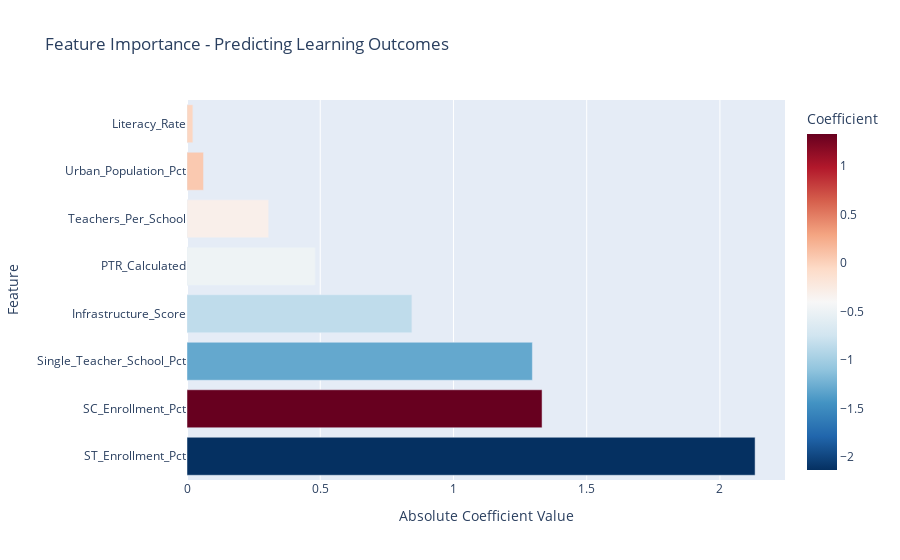

The notebook cell this image was saved under:
### Code cell
# Regression Analysis
def regression_analysis(df):
    """Multiple regression: Predict learning outcomes from teacher metrics"""
    logger.info("Performing regression analysis...")
    
    predictors = [
        'PTR_Calculated', 'Teachers_Per_School', 'Single_Teacher_School_Pct',
        'Infrastructure_Score', 'Literacy_Rate', 'Urban_Population_Pct',
        'SC_Enrollment_Pct', 'ST_Enrollment_Pct'
    ]
    
    target = 'Overall_Average'
    
    # Remove NaN
    model_data = df[predictors + [target]].dropna()
    
    X = model_data[predictors]
    y = model_data[target]
    
    # Fit model
    model = LinearRegression()
    model.fit(X, y)
    
    # Predictions
    y_pred = model.predict(X)
    
    # Metrics
    r2 = r2_score(y, y_pred)
    rmse = np.sqrt(mean_squared_error(y, y_pred))
    
    # Feature importance
    feature_importance = pd.DataFrame({
        'Feature': predictors,
        'Coefficient': model.coef_,
        'Abs_Coefficient': np.abs(model.coef_)
    }).sort_values('Abs_Coefficient', ascending=False)
    
    print(f"\n📊 Regression Model Performance:")
    print(f"  R² Score: {r2:.4f}")
    print(f"  RMSE: {rmse:.4f}")
    print(f"\n📊 Top Feature Importances:")
    print(feature_importance.head())
    
    # Save
    feature_importance.to_csv(OUTPUT_DIR / 'feature_importance.csv', index=False)
    
    # Visualize
    fig = px.bar(
        feature_importance.head(8),
        x='Abs_Coefficient',
        y='Feature',
        orientation='h',
        title='Feature Importance - Predicting Learning Outcomes',
        labels={'Abs_Coefficient': 'Absolute Coefficient Value'},
        color='Coefficient',
        color_continuous_scale='RdBu_r'
    )
    fig.write_html(OUTPUT_DIR / 'feature_importance.html')
    fig.show()
    
    return model, feature_importance, r2, rmse


model, feature_imp, r2, rmse = regression_analysis(final_df)

### Figure 1 — Plotly figure (JSON) as saved in the notebook; plotly's stock layout.template omitted (floating-point values rounded to 4 significant figures)
{"data": [{"alignmentgroup": "True", "hovertemplate": "Absolute Coefficient Value=%{x}<br>Feature=%{y}<br>Coefficient=%{marker.color}<extra></extra>", "legendgroup": "", "marker": {"color": [-2.132, 1.333, -1.296, -0.844, -0.4815, -0.3068, 0.06208, -0.02203], "coloraxis": "coloraxis", "pattern": {"shape": ""}}, "name": "", "offsetgroup": "", "orientation": "h", "showlegend": false, "textposition": "auto", "type": "bar", "x": [2.132, 1.333, 1.296, 0.844, 0.4815, 0.3068, 0.06208, 0.02203], "xaxis": "x", "y": ["ST_Enrollment_Pct", "SC_Enrollment_Pct", "Single_Teacher_School_Pct", "Infrastructure_Score", "PTR_Calculated", "Teachers_Per_School", "Urban_Population_Pct", "Literacy_Rate"], "yaxis": "y"}], "layout": {"barmode": "relative", "coloraxis": {"colorbar": {"title": {"text": "Coefficient"}}, "colorscale": [[0, "rgb(5,48,97)"], [0.1, "rgb(33,102,172)"], [0.2, "rgb(67,147,195)"], [0.3, "rgb(146,197,222)"], [0.4, "rgb(209,229,240)"], [0.5, "rgb(247,247,247)"], [0.6, "rgb(253,219,199)"], [0.7, "rgb(244,165,130)"], [0.8, "rgb(214,96,77)"], [0.9, "rgb(178,24,43)"], [1, "rgb(103,0,31)"]]}, "legend": {"tracegroupgap": 0}, "title": {"text": "Feature Importance - Predicting Learning Outcomes"}, "xaxis": {"anchor": "y", "domain": [0, 1], "title": {"text": "Absolute Coefficient Value"}}, "yaxis": {"anchor": "x", "domain": [0, 1], "title": {"text": "Feature"}}}}
